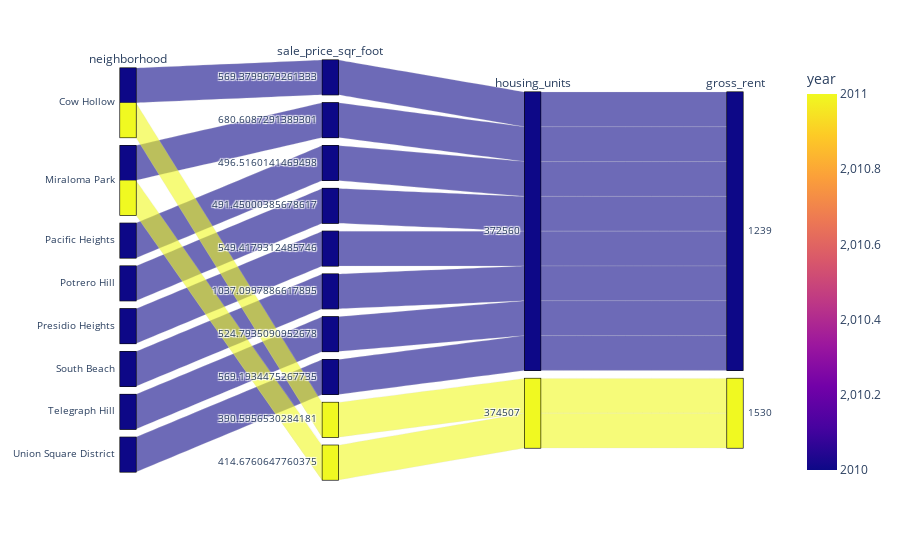

Here is the notebook cell this chart was saved with:
### Code cell
# parallel_categories()

### Figure 1 — Plotly figure (JSON) as saved in the notebook; plotly's stock layout.template omitted (floating-point values rounded to 4 significant figures)
{"data": [{"dimensions": [{"label": "neighborhood", "values": ["Cow Hollow", "Miraloma Park", "Pacific Heights", "Potrero Hill", "Presidio Heights", "South Beach", "Telegraph Hill", "Union Square District", "Cow Hollow", "Miraloma Park"]}, {"label": "sale_price_sqr_foot", "values": [569.4, 680.6, 496.5, 491.5, 549.4, 1037.0, 524.8, 569.2, 390.6, 414.7]}, {"label": "housing_units", "values": [372560, 372560, 372560, 372560, 372560, 372560, 372560, 372560, 374507, 374507]}, {"label": "gross_rent", "values": [1239, 1239, 1239, 1239, 1239, 1239, 1239, 1239, 1530, 1530]}], "domain": {"x": [0, 1], "y": [0, 1]}, "line": {"color": [2010, 2010, 2010, 2010, 2010, 2010, 2010, 2010, 2011, 2011], "coloraxis": "coloraxis"}, "name": "", "type": "parcats"}], "layout": {"autosize": true, "coloraxis": {"colorbar": {"title": {"text": "year"}}, "colorscale": [[0, "#0d0887"], [0.1111, "#46039f"], [0.2222, "#7201a8"], [0.3333, "#9c179e"], [0.4444, "#bd3786"], [0.5556, "#d8576b"], [0.6667, "#ed7953"], [0.7778, "#fb9f3a"], [0.8889, "#fdca26"], [1, "#f0f921"]]}, "legend": {"tracegroupgap": 0}, "margin": {"t": 60}}}
